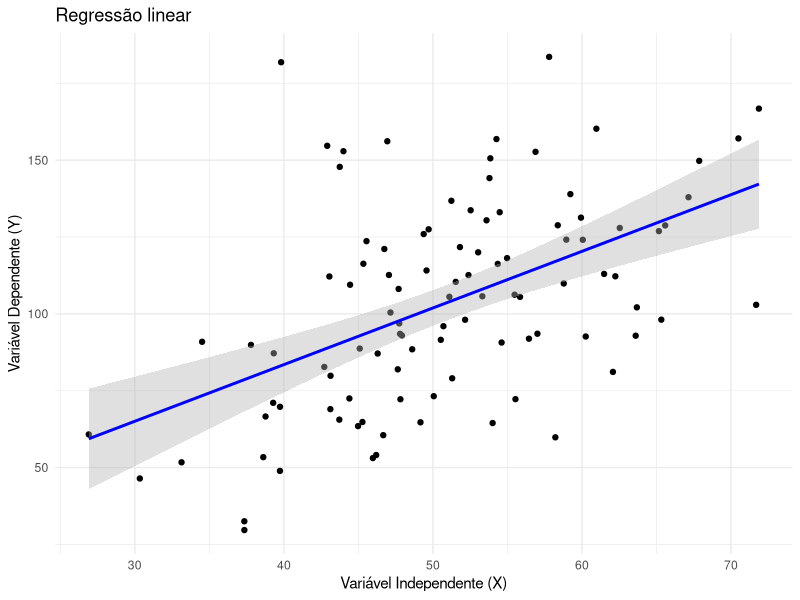

Reproduce this figure in R.
# simulate X
set.seed(123)
X <- rnorm(100, mean = 50, sd = 10)

# simulate Y based on X
Y <- 5 + 2 * X + rnorm(100, mean = 0, sd = 30)

# create a dataframe
data <- data.frame(X, Y)

# create the regression model
model <- lm(Y ~ X, data = data)

ggplot2::ggplot(data, ggplot2::aes(x = X, y = Y)) +
  ggplot2::geom_point() +
  ggplot2::geom_smooth(method = "lm",
                       color = "blue",   # cor da linha
                       fill = "grey70",  # cor da área IC95%
                       se = TRUE) +      # mostra o intervalo de confiança
  ggplot2::labs(title = "Regressão linear", 
                x = "Variável Independente (X)", 
                y = "Variável Dependente (Y)") +
  ggplot2::theme_minimal()
